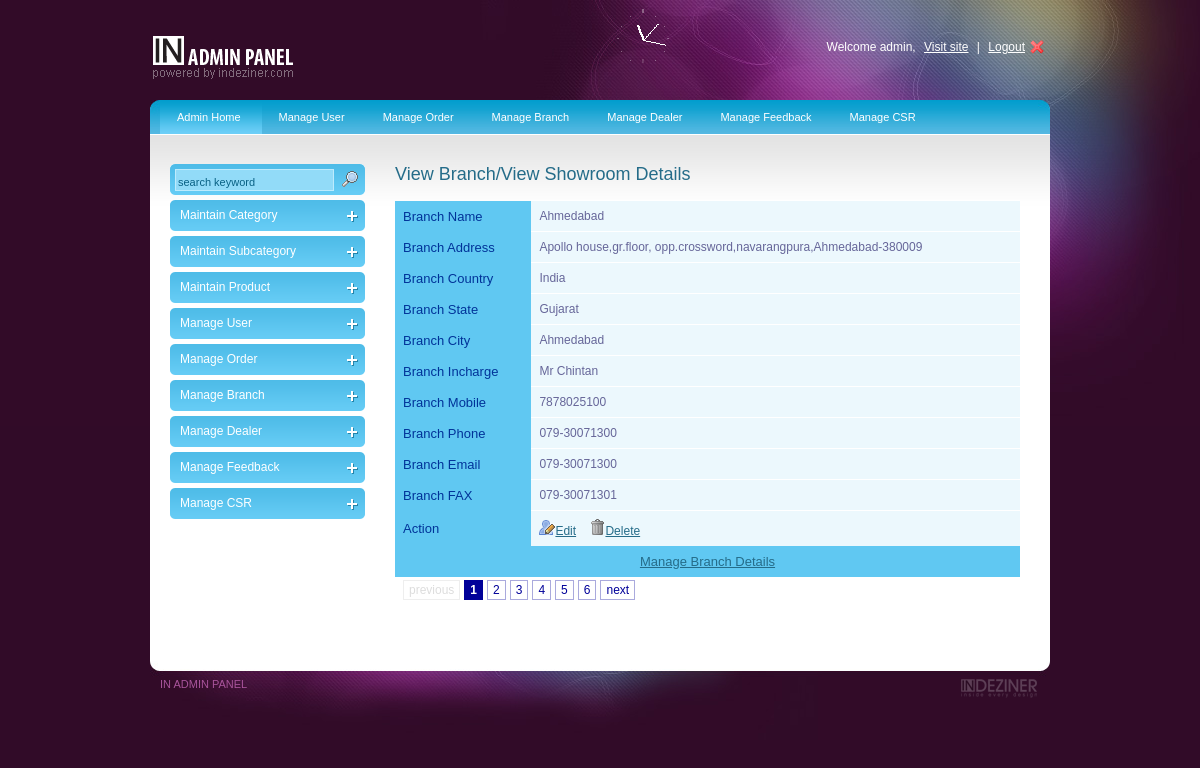
/admin/viewbranch.php (signed in), run on the app's committed database.
### tables this page shows
CREATE TABLE IF NOT EXISTS `branch_detail` (
  `br_id` int(11) NOT NULL AUTO_INCREMENT,
  `br_name` varchar(50) NOT NULL,
  `br_address` varchar(100) NOT NULL,
  `country` int(11) NOT NULL,
  `state` int(11) NOT NULL,
  `city` int(11) NOT NULL,
  `br_incharge` varchar(30) NOT NULL,
  `br_mobile` varchar(20) NOT NULL,
  `br_phone` varchar(20) NOT NULL,
  `br_email` varchar(50) NOT NULL,
  `br_fax` varchar(20) NOT NULL,
  PRIMARY KEY (`br_id`),
  UNIQUE KEY `br_name` (`br_name`),
  UNIQUE KEY `br_mobile` (`br_mobile`),
  UNIQUE KEY `br_phone` (`br_phone`),
  UNIQUE KEY `br_email` (`br_email`),
  KEY `country` (`country`),
  KEY `state` (`state`),
  KEY `city` (`city`)
);

CREATE TABLE IF NOT EXISTS `country` (
  `cid` int(11) NOT NULL AUTO_INCREMENT,
  `cname` varchar(50) NOT NULL,
  PRIMARY KEY (`cid`)
);

CREATE TABLE IF NOT EXISTS `state` (
  `sid` int(11) NOT NULL AUTO_INCREMENT,
  `cid` int(11) NOT NULL,
  `sname` varchar(50) NOT NULL,
  PRIMARY KEY (`sid`),
  KEY `cid` (`cid`)
);

CREATE TABLE IF NOT EXISTS `city` (
  `ctid` int(11) NOT NULL AUTO_INCREMENT,
  `sid` int(11) NOT NULL,
  `ctname` varchar(50) NOT NULL,
  PRIMARY KEY (`ctid`),
  KEY `sid` (`sid`)
);

### admin/viewbranch.php (the view, shortened to what this page needs)
<?php
	$nm = $_SESSION['name'];
?>
<!DOCTYPE html PUBLIC "-//W3C//DTD XHTML 1.0 Transitional//EN" "http://www.w3.org/TR/xhtml1/DTD/xhtml1-transitional.dtd">
<html xmlns="http://www.w3.org/1999/xhtml">
<head>
<link rel="stylesheet" type="text/css" href="style.css" />
<link rel="stylesheet" type="text/css" media="all" href="niceforms-default.css" />
</head>
<body>
<div id="main_container">
	<div class="header">
    <div class="logo"><a href="#"><img src="images/logo.gif" alt="" title="" border="0" /></a></div>
    <div class="right_header">Welcome <?php echo $nm; ?>, <a href="http://localhost/furniture/">Visit site</a> | <a href="logout.php" class="logout">Logout</a></div>
    <div id="clock_a"></div>
    </div>
    <div class="main_content">
	 <div class="menu">
                   <?php
						include("menu.php");
					?>
     </div>
    <div class="center_content">
    <div class="left_content">
    		<div class="sidebar_search">
            <form>
            <input type="text" name="" class="search_input" value="search keyword" onclick="this.value=''" />
            <input type="image" class="search_submit" src="images/search.png" />
            </form>
            </div>
            <div class="sidebarmenu">
               <?php
					include("sidebar.php");
				?>
            </div>
    </div>
    <div class="right_content">
     <h2>View Branch/View Showroom Details</h2>
         <div class="form">
<?php
	$tbl_name="branch_detail";
	$adjacents = 3;
	$query = "SELECT COUNT(*) as num FROM $tbl_name";
	$total_pages = mysql_fetch_array(mysql_query($query));
	$total_pages = $total_pages['num'];
	$targetpage = "viewbranch.php";
	$limit = 1;
	$page = $_GET['page'];
	if($page)
		$start = ($page - 1) * $limit;
	else
		$start = 0;
	$sql = "select $tbl_name.*,country.cname,state.sname,city.ctname from $tbl_name join country on $tbl_name.country=country.cid join state on $tbl_name.state=state.sid join city on $tbl_name.city=city.ctid LIMIT $start, $limit";
	$result = mysql_query($sql);
	if ($page == 0) $page = 1;
	$prev = $page - 1;
	$next = $page + 1;
	$lastpage = ceil($total_pages/$limit);
	$pagination = "";
	if($lastpage > 1)
	{
		$pagination .= "<div class=\"pagination\">";
		if ($page > 1)
			$pagination.= "<a href=\"$targetpage?page=$prev\"> previous</a>";
		else
			$pagination.= "<span class=\"disabled\"> previous</span>";
		if ($lastpage < 7 + ($adjacents * 2))
		{
			for ($counter = 1; $counter <= $lastpage; $counter++)
			{
				if ($counter == $page)
					$pagination.= "<span class=\"current\">$counter</span>";
				else
					$pagination.= "<a href=\"$targetpage?page=$counter\">$counter</a>";
			}
		}
		if ($page < $counter - 1)
			$pagination.= "<a href=\"$targetpage?page=$next\">next </a>";
		else
			$pagination.= "<span class=\"disabled\">next </span>";
		$pagination.= "</div>\n";
	}
?>
	<?php
		while($r = mysql_fetch_array($result))
		{
		?>
		  <form method="post" name="frm4">
         <table align="center" cellpadding="5" cellspacing="5" id="rounded-corner">
		<tr>
			<th>Branch Name</th>
			<td><?php echo $r['br_name']; ?></td>
		</tr>
		<tr>
			<th>Branch Address</th>
			<td><?php echo $r['br_address']; ?></td>
		</tr>
		<tr>
			<th>Branch Country</th>
			<td><?php echo $r['cname']; ?></td>
		</tr>
		<tr>
			<th>Branch State</th>
			<td><?php echo $r['sname']; ?></td>
		</tr>
		<tr>
			<th>Branch City</th>
			<td><?php echo $r['ctname']; ?></td>
		</tr>
		<tr>
			<th>Branch Incharge</th>
			<td><?php echo $r['br_incharge']; ?></td>
		</tr>
		<tr>
			<th>Branch Mobile</th>
			<td><?php echo $r['br_mobile']; ?></td>
		</tr>
		<tr>
			<th>Branch Phone</th>
			<td><?php echo $r['br_phone']; ?></td>
		</tr>
		<tr>
			<th>Branch Email</th>
			<td><?php echo $r['br_phone']; ?></td>
		</tr>
		<tr>
			<th>Branch FAX</th>
			<td><?php echo $r['br_fax']; ?></td>
		</tr>
		<tr>
			<th>Action</th>
			<td><a href="managebranch.php?edit_id=<?php echo $r['br_id']; ?>"><img src="images/user_edit.png" alt="edit" title="edit" border="0" />Edit</a>&nbsp;&nbsp;&nbsp;&nbsp;<a href="viewbranch.php?del_id=<?php echo $r['br_id']; ?>"><img src="images/trash.png" alt="delete" title="delete" border="0" />Delete</a></td>
		</tr>
		<tr>
			<th align="center" colspan="12"><a href="managebranch.php">Manage Branch Details</a></th>
		</tr>
	</table>
         </form>
		<?php
		}
	?>
<?=$pagination?>
</div>
     </div>
  </div>
    </div>
    <div class="footer">
    	<div class="left_footer">IN ADMIN PANEL</div>
    	<div class="right_footer"><a href="http://indeziner.com"><img src="images/indeziner_logo.gif" alt="" title="" border="0" /></a></div>
    </div>
</div>
</body>
</html>

### admin/style.css (style rules this page uses)
body { background:url(images/bg.jpg) no-repeat center top #310b28; font-family:Arial, Helvetica, sans-serif; padding:0; font-size:12px; margin:0 auto; color: #0e4354; }
a { color:#256c89; }
h2 { font-size:18px; color:#256c89; font-weight:normal; padding:0px 0 15px 0; margin:0px; clear:both; }
#main_container { margin:0 auto; width:900px; padding:0px 0 0px 0; }
.header { width:900px; height:100px; }
.logo { float:left; padding:35px 0 0 0; }
#clock_a { float:right; padding:15px 0 0 0; }
.right_header { width:350px; float:right; text-align:right; color:#FFFFFF; padding:40px 0 0 0; }
.right_header a { margin:0 5px 0 5px; text-decoration:underline; color:#FFFFFF; }
.right_header a.logout { background:url(images/user_logout.png) no-repeat right; padding-right:20px; }
.main_content { margin:0 auto; width:900px; height:auto; padding:0px 0 50px 0; background:url(images/menu_bg.jpg) no-repeat center top #fff; }
.footer { width:900px;height:87px;background:url(images/footer_bg.jpg) no-repeat center top; }
.left_footer { float:left;padding:25px 0 0 10px;color:#a8549b;font-size:11px; }
.right_footer { float:right;padding:25px 10px 0 0; }
.menu { font-size:11px;padding:0px 10px 0 10px; float:left; width:880px; }
.center_content { clear:both; }
.left_content { width:195px; float:left; padding:30px 0 0 20px; }
.right_content { width:625px; float:left; padding:30px 0 0 30px; }
.sidebarmenu { margin:0px 0; padding:0; width:195px; }
.sidebar_search { background:url(images/sidebar_menu_top.gif) no-repeat center; width:195px; height:31px; margin:0 0 5px 0; }
input.search_input { width:155px; height:16px; margin:5px 0 0 5px; border:1px #bdebfd solid; background:#92dbf8; padding:4px 0 0 2px; float:left; color:#096184; font-size:11px; }
input.search_submit { float:left; background:none; border:none; margin:7px 0 0 8px; }
#rounded-corner { margin:0px; width:625px; text-align: left; border-collapse: collapse; }
#rounded-corner th { padding: 8px; font-weight: normal; font-size: 13px; color: #039; background: #60c8f2; }
#rounded-corner td { padding: 8px; background: #ecf8fd; border-top: 1px solid #fff; color: #669; }
div.pagination { padding: 3px; margin: 3px; }
div.pagination a { padding: 2px 5px 2px 5px; margin: 2px; border: 1px solid #AAAADD; text-decoration: none; color: #000099; }
div.pagination span.current { padding: 2px 5px 2px 5px; margin: 2px; border: 1px solid #000099; font-weight: bold; background-color: #000099; color: #FFF; }
div.pagination span.disabled { padding: 2px 5px 2px 5px; margin: 2px; border: 1px solid #EEE; color: #DDD; }

### admin/niceforms-default.css (style rules this page uses)
.form { width:600px; float:left; clear:both; }
select, input, textarea, button { outline:none; resize:none; }

### data on the page
branch_detail: br_name "Ahmedabad", br_address "Apollo house,gr.floor, opp.crossword,navarangpura,Ahmedabad-380009", country.cname "India", state.sname "Gujarat", city.ctname "Ahmedabad", br_incharge "Mr Chintan", br_mobile "7878025100", br_phone "079-30071300", br_fax "079-30071301"

### other printed values
$nm "admin"
